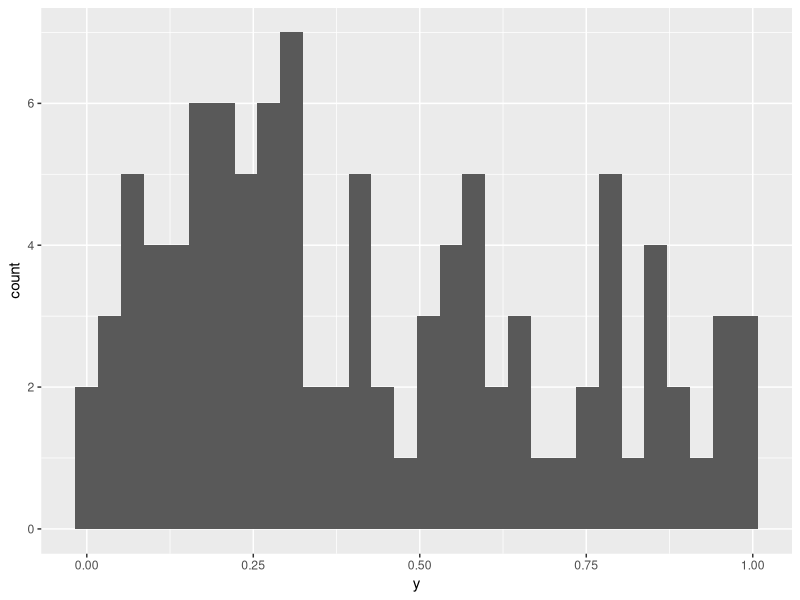

This figure's R source:
## ---- chunk 1
knitr::opts_chunk$set(echo = TRUE)
set.seed(0)
## ---- chunk 2
library(tidyverse)
xvars <- data.frame(matrix(runif(100*95), ncol=95))
overfitting <- tibble(y = runif(100)) %>%
  bind_cols(xvars)
glimpse(overfitting)
ggplot(overfitting, aes(y)) + geom_histogram()
# these are just uniformly distributed numbers, should have no kind of relationship between variables
# here's a model with just a few X's, and no overfit. The model is insignificant.
# the only significant coefficient beta is the intercept (which is roughly equal to the average of y)
lm_no_overfit <- lm(data = overfitting,
                    formula = y ~ X1 + X2 + X3)
summary(lm_no_overfit)

# now, see what happens when we add all the 95 features
# mostly, look at the R^2. It's almost 1!
lm_overfit <- lm(data = overfitting,
                 formula = y ~ .)
summary(lm_overfit)
# now, see the errors of each model
overfitting <- overfitting %>% 
  mutate(res_no_overfit = y - predict(lm_no_overfit, newdata = overfitting),
         res_overfit = y - predict(lm_overfit, newdata = overfitting))
overfitting %>%
  summarize(error_overfit = mean(abs(res_no_overfit)),
            error_no_overfit = mean(abs(res_overfit)))
## ---- chunk 3
overfitting <- overfitting %>%
  mutate(is_train = runif(nrow(overfitting)) < 0.8)

lm_overfit_train <- lm(data = overfitting %>% filter(is_train),
                       formula = y ~ .)
lm_no_overfit_train <- lm(data = overfitting %>% filter(is_train),
                       formula = y ~ X1 +X2 +X3)

overfitting <- overfitting %>%
  mutate(res_overfit = y - predict(lm_overfit_train, newdata = overfitting),
         res_no_overfit = y - predict(lm_no_overfit_train, newdata = overfitting))

overfitting %>%
  group_by(is_train) %>% 
  summarize(error_overfit = mean(abs(res_overfit)),
            error_nooverfit = mean(abs(res_no_overfit)))

# Now the "true face" of the model is discovered. See how high the error rate of the test set is!
# Beware of overfitting models. Always use train/test. Watch out for n and p.
